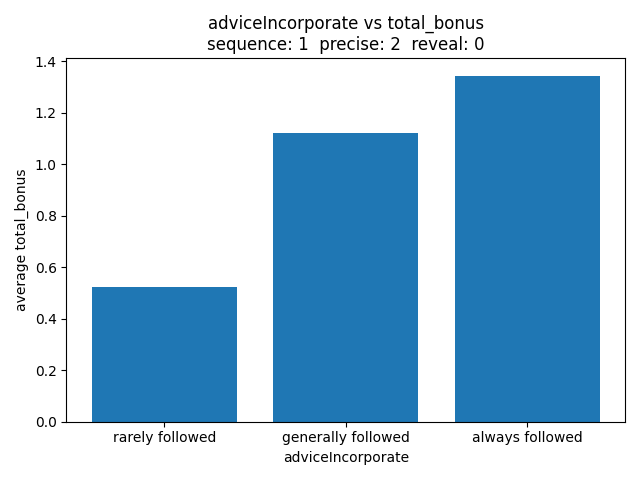

Python code for this plot:
import pandas as pd
import matplotlib.pyplot as plt
import seaborn as sns

data = pd.read_csv("qualitative.csv")
seq = 1
prec = 2
rev = 0
data = data[(data['con.sequence'] == seq) & (data['con.precise'] == prec) & (data['con.reveal'] == rev)]

f1 = data[data["adviceIncorporate"] == "Did not follow the advice at all or only rarely"]
f2 = data[data["adviceIncorporate"] == "Generally followed the advice but deviated sometimes when I thought I had a better strategy"]
f3 = data[data["adviceIncorporate"] == "Always followed the AI advice closely"]


inco_average_dict = {
    "rarely followed": f1["total_bonus"].mean(),
    "generally followed": f2["total_bonus"].mean(), 
    "always followed": f3["total_bonus"].mean()
}

incokeys = list(inco_average_dict.keys())
incovalues = list(inco_average_dict.values())

plt.bar(incokeys, incovalues)
plt.title("adviceIncorporate vs total_bonus" + "\n" + f"sequence: {seq}  precise: {prec}  reveal: {rev}")
plt.xlabel("adviceIncorporate")
plt.ylabel("average total_bonus")
plt.tight_layout()

plt.show()
